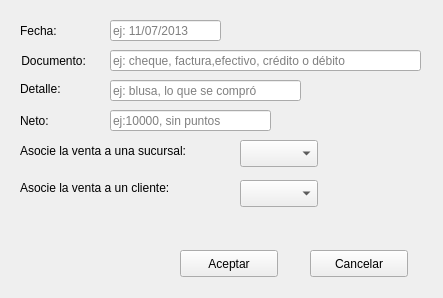
<?xml version="1.0" encoding="UTF-8"?>
<ui version="4.0">
 <class>nueva_venta</class>
 <widget class="QWidget" name="nueva_venta">
  <property name="geometry">
   <rect>
    <x>0</x>
    <y>0</y>
    <width>443</width>
    <height>298</height>
   </rect>
  </property>
  <property name="windowTitle">
   <string>Form</string>
  </property>
  <widget class="QPushButton" name="Aceptar">
   <property name="geometry">
    <rect>
     <x>180</x>
     <y>250</y>
     <width>98</width>
     <height>27</height>
    </rect>
   </property>
   <property name="text">
    <string>Aceptar</string>
   </property>
  </widget>
  <widget class="QLineEdit" name="editafecha">
   <property name="geometry">
    <rect>
     <x>110</x>
     <y>20</y>
     <width>111</width>
     <height>21</height>
    </rect>
   </property>
   <property name="placeholderText">
    <string>ej: 11/07/2013</string>
   </property>
  </widget>
  <widget class="QLabel" name="label">
   <property name="geometry">
    <rect>
     <x>20</x>
     <y>20</y>
     <width>51</width>
     <height>21</height>
    </rect>
   </property>
   <property name="text">
    <string>Fecha:</string>
   </property>
  </widget>
  <widget class="QLabel" name="label_2">
   <property name="geometry">
    <rect>
     <x>18</x>
     <y>50</y>
     <width>91</width>
     <height>21</height>
    </rect>
   </property>
   <property name="text">
    <string> Documento:</string>
   </property>
  </widget>
  <widget class="QLabel" name="label_3">
   <property name="geometry">
    <rect>
     <x>20</x>
     <y>110</y>
     <width>51</width>
     <height>21</height>
    </rect>
   </property>
   <property name="text">
    <string>Neto:</string>
   </property>
  </widget>
  <widget class="QLineEdit" name="lineEdit">
   <property name="geometry">
    <rect>
     <x>110</x>
     <y>50</y>
     <width>311</width>
     <height>21</height>
    </rect>
   </property>
   <property name="placeholderText">
    <string>ej: cheque, factura,efectivo, crédito o débito </string>
   </property>
  </widget>
  <widget class="QLineEdit" name="lineEdit_2">
   <property name="geometry">
    <rect>
     <x>110</x>
     <y>110</y>
     <width>161</width>
     <height>21</height>
    </rect>
   </property>
   <property name="text">
    <string/>
   </property>
   <property name="placeholderText">
    <string>ej:10000, sin puntos</string>
   </property>
  </widget>
  <widget class="QLabel" name="label_5">
   <property name="geometry">
    <rect>
     <x>20</x>
     <y>80</y>
     <width>66</width>
     <height>17</height>
    </rect>
   </property>
   <property name="text">
    <string>Detalle:</string>
   </property>
  </widget>
  <widget class="QLineEdit" name="lineEdit_3">
   <property name="geometry">
    <rect>
     <x>110</x>
     <y>80</y>
     <width>191</width>
     <height>21</height>
    </rect>
   </property>
   <property name="text">
    <string/>
   </property>
   <property name="placeholderText">
    <string>ej: blusa, lo que se compró</string>
   </property>
  </widget>
  <widget class="QLabel" name="label_7">
   <property name="geometry">
    <rect>
     <x>20</x>
     <y>140</y>
     <width>211</width>
     <height>21</height>
    </rect>
   </property>
   <property name="text">
    <string>Asocie la venta a una sucursal:</string>
   </property>
  </widget>
  <widget class="QLabel" name="label_8">
   <property name="geometry">
    <rect>
     <x>20</x>
     <y>180</y>
     <width>201</width>
     <height>16</height>
    </rect>
   </property>
   <property name="text">
    <string>Asocie la venta a un cliente:</string>
   </property>
  </widget>
  <widget class="QComboBox" name="comboBox">
   <property name="geometry">
    <rect>
     <x>240</x>
     <y>140</y>
     <width>78</width>
     <height>27</height>
    </rect>
   </property>
  </widget>
  <widget class="QComboBox" name="comboBox_2">
   <property name="geometry">
    <rect>
     <x>240</x>
     <y>180</y>
     <width>78</width>
     <height>27</height>
    </rect>
   </property>
  </widget>
  <widget class="QPushButton" name="pushButton">
   <property name="geometry">
    <rect>
     <x>310</x>
     <y>250</y>
     <width>98</width>
     <height>27</height>
    </rect>
   </property>
   <property name="text">
    <string>Cancelar</string>
   </property>
  </widget>
 </widget>
 <resources/>
 <connections/>
</ui>
